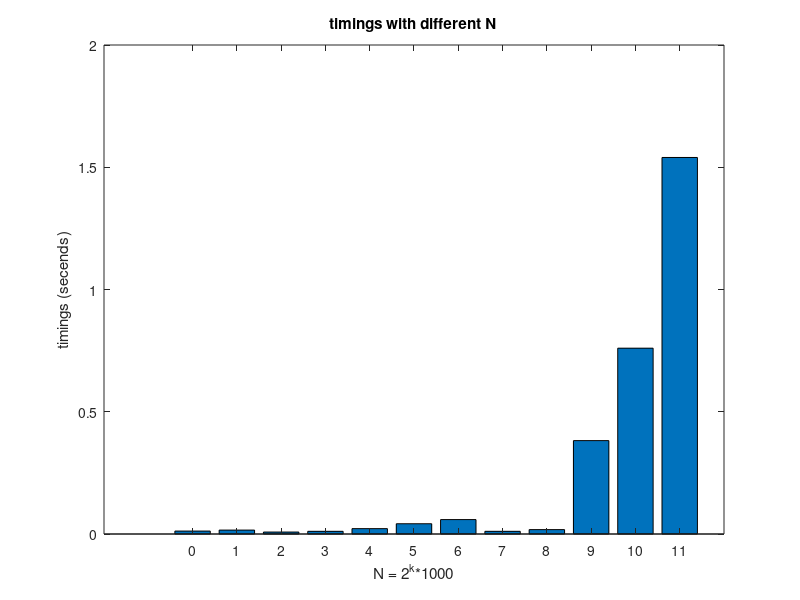

This chart was generated by the following MATLAB code:
close all; clear all;
x = 2.^[0:11]*1000;
y = [0.012, 0.016, 0.008, 0.011, 0.022, 0.042, 0.059, 0.011, 0.018, 0.382, 0.76, 1.54];

bar(log(x/1000)/log(2),y);
xlabel('N = 2^k*1000');
ylabel('timings (secends)');
title('timings with different N');
